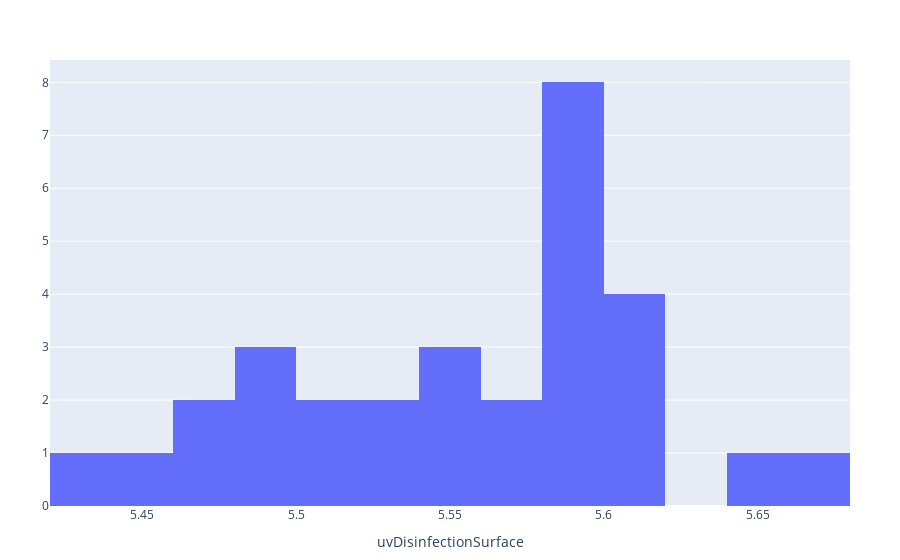

Notebook code for this chart:
### Code cell
savefig(condbased_805_plot_ds, "rq3-locomotec-condbased-805-ds.pdf")
condbased_805_plot_ds

### Figure 1 — Plotly figure (JSON) as saved in the notebook; plotly's stock layout.template omitted (floating-point values rounded to 4 significant figures)
{"data": [{"nbinsx": 15, "type": "histogram", "x": [5.55, 5.65, 5.61, 5.56, 5.58, 5.49, 5.59, 5.47, 5.58, 5.59, 5.6, 5.48, 5.55, 5.66, 5.59, 5.46, 5.52, 5.51, 5.48, 5.45, 5.43, 5.57, 5.59, 5.6, 5.55, 5.6, 5.51, 5.53, 5.59, 5.58], "xaxis": "x", "yaxis": "y"}], "layout": {"legend": {"tracegroupgap": 0}, "margin": {"b": 50, "l": 50, "r": 50, "t": 60}, "xaxis": {"title": {"text": "uvDisinfectionSurface"}}}}
